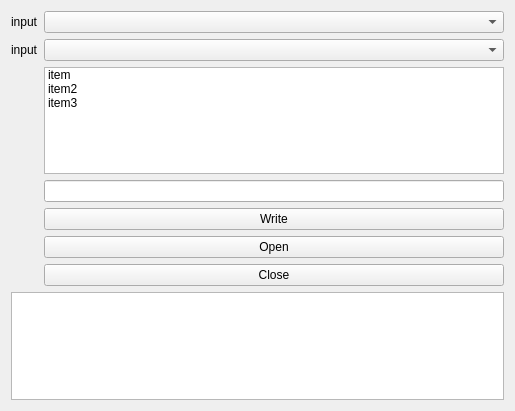
<?xml version="1.0" encoding="UTF-8"?>
<ui version="4.0">
 <class>Form</class>
 <widget class="QWidget" name="Form">
  <property name="geometry">
   <rect>
    <x>0</x>
    <y>0</y>
    <width>515</width>
    <height>411</height>
   </rect>
  </property>
  <property name="windowTitle">
   <string>Form</string>
  </property>
  <layout class="QFormLayout" name="formLayout">
   <item row="0" column="0">
    <widget class="QLabel" name="label">
     <property name="text">
      <string>input</string>
     </property>
    </widget>
   </item>
   <item row="0" column="1">
    <widget class="QComboBox" name="comboBox"/>
   </item>
   <item row="1" column="0">
    <widget class="QLabel" name="label_2">
     <property name="text">
      <string>input</string>
     </property>
    </widget>
   </item>
   <item row="1" column="1">
    <widget class="QComboBox" name="comboBox_2"/>
   </item>
   <item row="2" column="1">
    <widget class="QListWidget" name="listWidget">
     <property name="mouseTracking">
      <bool>true</bool>
     </property>
     <property name="tabletTracking">
      <bool>true</bool>
     </property>
     <item>
      <property name="text">
       <string>item</string>
      </property>
     </item>
     <item>
      <property name="text">
       <string>item2</string>
      </property>
     </item>
     <item>
      <property name="text">
       <string>item3</string>
      </property>
     </item>
    </widget>
   </item>
   <item row="3" column="1">
    <widget class="QLineEdit" name="lineEdit"/>
   </item>
   <item row="4" column="1">
    <widget class="QPushButton" name="pushButton_3">
     <property name="text">
      <string>Write</string>
     </property>
    </widget>
   </item>
   <item row="6" column="1">
    <widget class="QPushButton" name="pushButton_2">
     <property name="text">
      <string>Close</string>
     </property>
    </widget>
   </item>
   <item row="7" column="0" colspan="2">
    <widget class="QTextEdit" name="textEdit"/>
   </item>
   <item row="5" column="1">
    <widget class="QPushButton" name="pushButton">
     <property name="text">
      <string>Open</string>
     </property>
    </widget>
   </item>
  </layout>
 </widget>
 <resources/>
 <connections/>
</ui>
